Frame 1 (no input): blank canvas, image omitted
Frame 60 (no input): blank canvas, image omitted
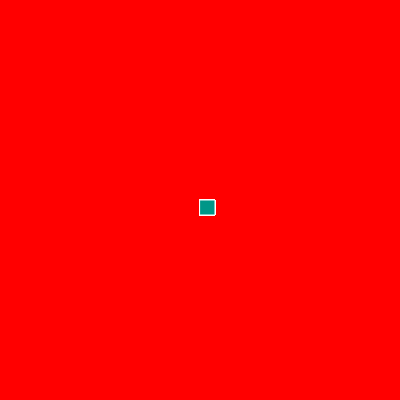
Frame 120 (the mouse pressed at the canvas centre since frame 60)

The p5.js sketch whose frames 1 and 60 were blank and that drew this single picture after the mouse press (run headless with seeded random() and noise() and a simulated clock; from frame 60 on, the mouse is pressed at the canvas centre):

// p5.js sketch
// ── sketch.js
function setup() {
    createCanvas(400, 400);
    background("red");
  
  }
  
  function draw() {
    
    
    //console.log(mouseIsPressed);
    
    if(mouseIsPressed){
      rect(mouseX, mouseY, 15, 15); 
    }
    
    fill("#009688")
   stroke("white")
    
    
  
  }
  
  
  
  
